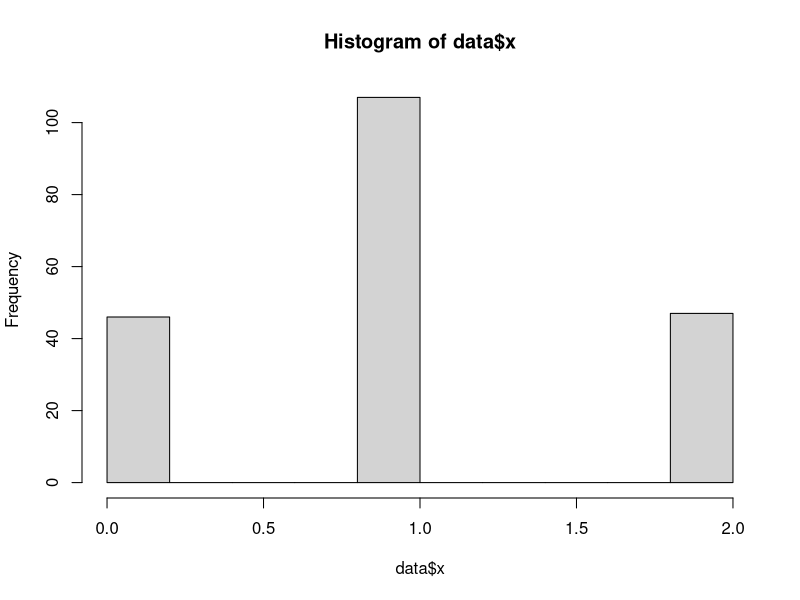
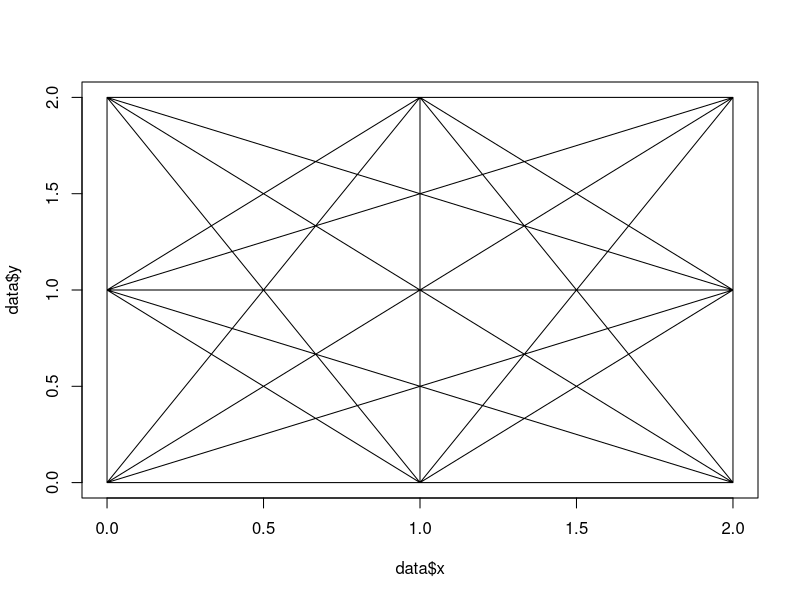
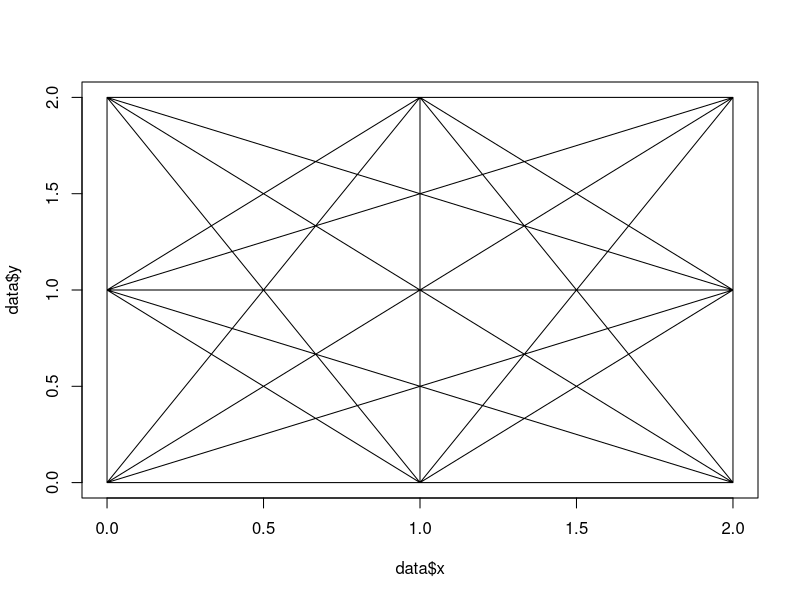
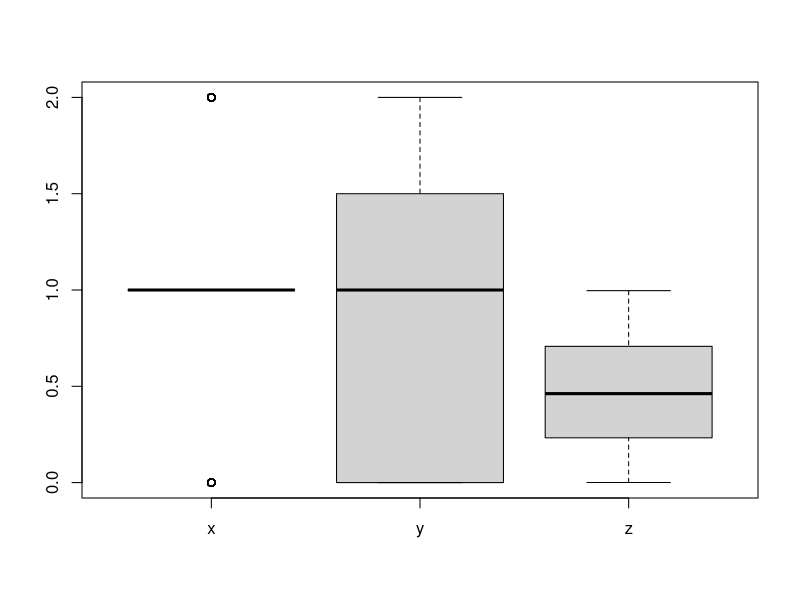
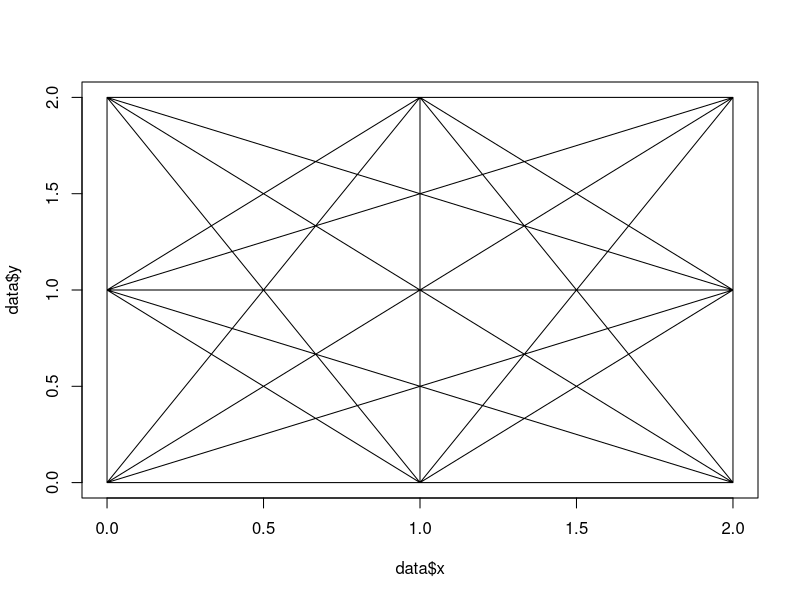
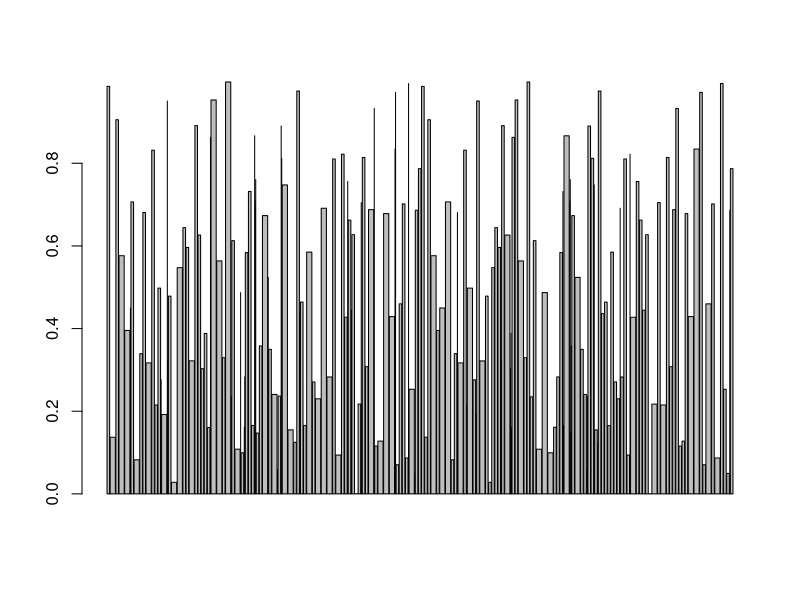
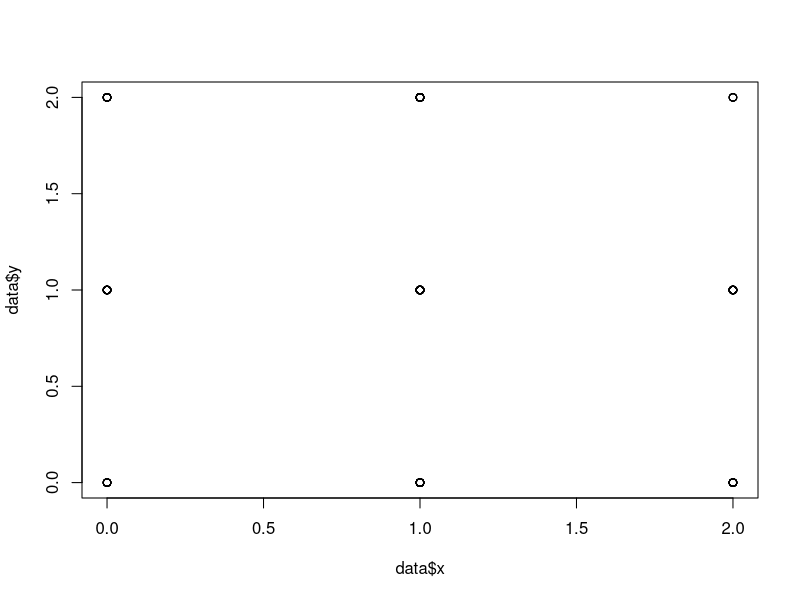
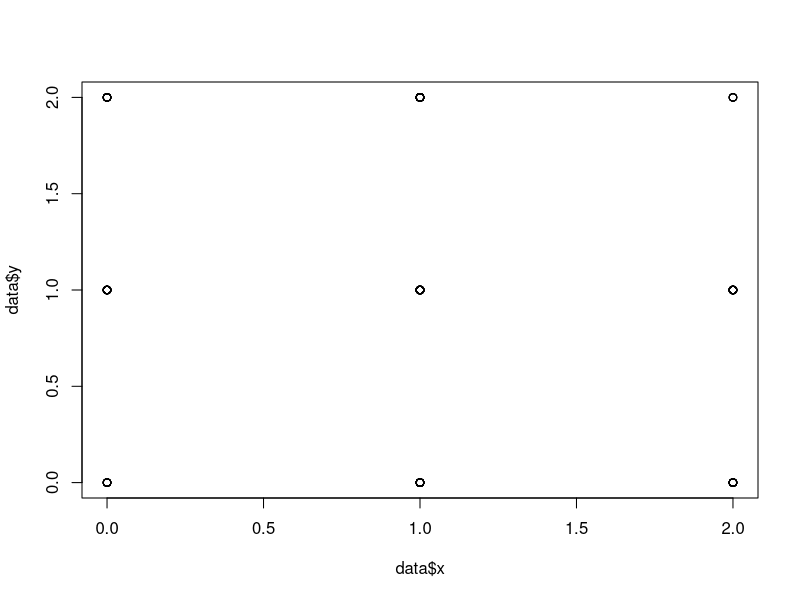

The R source for these figures, in order:
## ---- chunk 1
library(graphics)
library(ggplot2)
library(lattice)
library(microbenchmark)
set.seed(123)
data = data.frame(x = rbinom(200,2,0.5), y = rbinom(200,2,0.5), z = runif(100))
wyniki <- microbenchmark(unit = "s", times = 10L,
                           base_scatter = plot(data$x,data$y),
                           ggplot_scatter = ggplot(data, aes(x,y))+geom_point(),
                           lattice_scatter = xyplot(x~y, data),
                           
                           base_boxplot = boxplot(data),
                           ggplot_boxplot = ggplot(data, aes(x=x,y=z))+geom_boxplot(),
                           lattice_boxplot = bwplot(x ~ y,  data),
                           
                           base_hist = hist(data$x),
                           ggplot_hist = ggplot(data, aes(x=x)) +   geom_histogram(binwidth=0.5),
                           lattice_hist = histogram(~x, data),
                           
                           base_line = plot (data$x, data$y, type='l'),
                           ggplot_line = ggplot(data, aes(x, y)) + geom_line(),
                           lattice_line = xyplot(z~x, data, type = c("smooth")),
                           
                           base_barplot = barplot(data$z, data$x),
                           ggplot_barlot = ggplot(data, aes(x, z)) + geom_bar(stat="identity"),
                           lattice_barplot = barchart(x~z, data)
                           )
wyniki = as.data.frame(summary(wyniki))
wyniki$colo = rep(c(1,2,3),5)
## ---- chunk 2
ggplot(wyniki, aes(expr, mean, fill = colo)) + 
  geom_bar(stat="identity") +
  theme(axis.text.x = element_text(angle = 90, hjust = 1))+
  theme(legend.position="none")+ 
  labs(title="Wykres przedstawiający średni czas generowania danego wykresu", 
                                      x="Rodzaj wykresu", y = "Średni czas (sek)")
